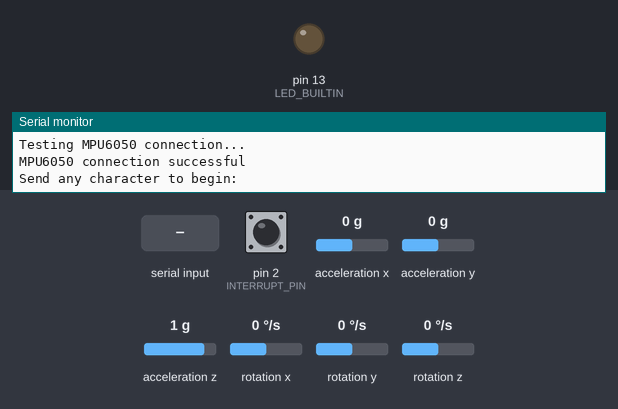
The sketch below on a simulated Arduino Uno, built with avr-gcc and run on an emulated ATmega328P. Parts: output pins drawn as LEDs (lit = HIGH), the last lines printed to the serial monitor. Inputs (shaded band) come from the test bench; at power-on: acceleration x 0 g, acceleration y 0 g, acceleration z 1 g, rotation z 0 °/s, pin 2 (INTERRUPT_PIN) LOW, rotation x 0 °/s, rotation y 0 °/s. The sensor or clock chip raises its interrupt line as the real part does.

Above: at 0.9 s.
1.0 s: "1\n" received over Serial
At 2.3 s:
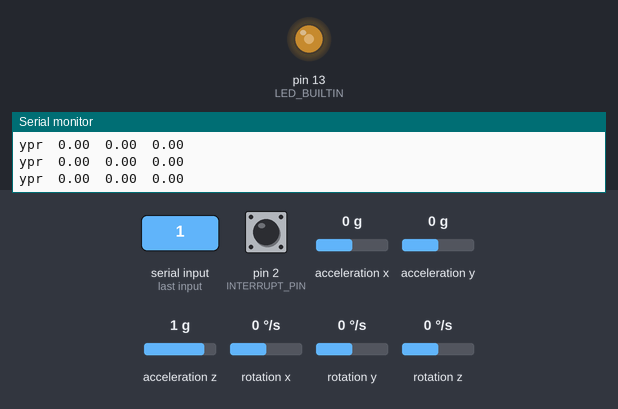
3.0 s: acceleration x set to -1.4 g
4.5 s: acceleration y set to -1.4 g
7.5 s: acceleration x set to 0 g
10.5 s: acceleration z set to -1.4 g
12.0 s: rotation z set to -192 °/s
Timing chart, 0 to 14.5 s (numbered marks = the images above; inputs shaded):
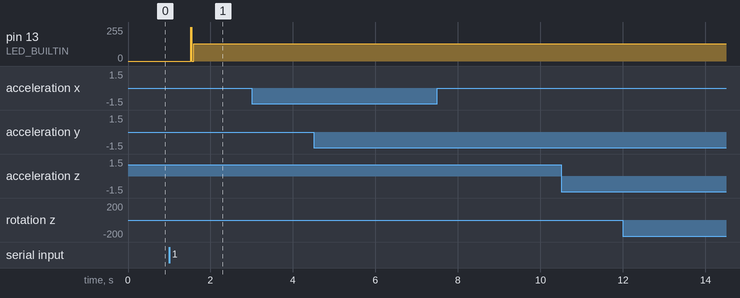

Measured:
- after the input at 1.0 s, pin 13 (LED_BUILTIN): 0/255 → 128/255 after 0.52 s

The sketch:

MPU6050_DMP6_example_library.ino
```cpp
/*
  MPU6050 DMP6

  Digital Motion Processor or DMP performs complex motion processing tasks.
  - Fuses the data from the accel, gyro, and external magnetometer if applied,
  compensating individual sensor noise and errors.
  - Detect specific types of motion without the need to continuously monitor
  raw sensor data with a microcontroller.
  - Reduce workload on the microprocessor.
  - Output processed data such as quaternions, Euler angles, and gravity vectors.

  The code includes an auto-calibration and offsets generator tasks. Different
  output formats available.

  This code is compatible with the teapot project by using the teapot output format.

  Circuit: In addition to connection 3.3v, GND, SDA, and SCL, this sketch
  depends on the MPU6050's INT pin being connected to the Arduino's
  external interrupt #0 pin.

  The teapot processing example may be broken due FIFO structure change if using DMP
  6.12 firmware version.

  Find the full MPU6050 library documentation here:
  https://github.com/ElectronicCats/mpu6050/wiki

*/

#include "I2Cdev.h"
#include "MPU6050_6Axis_MotionApps20.h"
//#include "MPU6050_6Axis_MotionApps612.h" // Uncomment this library to work with DMP 6.12 and comment on the above library.

/* MPU6050 default I2C address is 0x68*/
MPU6050 mpu;
//MPU6050 mpu(0x69); //Use for AD0 high
//MPU6050 mpu(0x68, &Wire1); //Use for AD0 low, but 2nd Wire (TWI/I2C) object.

/* OUTPUT FORMAT DEFINITION-------------------------------------------------------------------------------------------
- Use "OUTPUT_READABLE_QUATERNION" for quaternion commponents in [w, x, y, z] format. Quaternion does not
suffer from gimbal lock problems but is harder to parse or process efficiently on a remote host or software
environment like Processing.

- Use "OUTPUT_READABLE_EULER" for Euler angles (in degrees) output, calculated from the quaternions coming
from the FIFO. EULER ANGLES SUFFER FROM GIMBAL LOCK PROBLEM.

- Use "OUTPUT_READABLE_YAWPITCHROLL" for yaw/pitch/roll angles (in degrees) calculated from the quaternions
coming from the FIFO. THIS REQUIRES GRAVITY VECTOR CALCULATION.
YAW/PITCH/ROLL ANGLES SUFFER FROM GIMBAL LOCK PROBLEM.

- Use "OUTPUT_READABLE_REALACCEL" for acceleration components with gravity removed. The accel reference frame
is not compensated for orientation. +X will always be +X according to the sensor.

- Use "OUTPUT_READABLE_WORLDACCEL" for acceleration components with gravity removed and adjusted for the world
reference frame. Yaw is relative if there is no magnetometer present.

-  Use "OUTPUT_TEAPOT" for output that matches the InvenSense teapot demo.
-------------------------------------------------------------------------------------------------------------------------------*/
#define OUTPUT_READABLE_YAWPITCHROLL
//#define OUTPUT_READABLE_QUATERNION
//#define OUTPUT_READABLE_EULER
//#define OUTPUT_READABLE_REALACCEL
//#define OUTPUT_READABLE_WORLDACCEL
//#define OUTPUT_TEAPOT

int const INTERRUPT_PIN = 2;  // Define the interruption #0 pin
bool blinkState;

/*---MPU6050 Control/Status Variables---*/
bool DMPReady = false;  // Set true if DMP init was successful
uint8_t MPUIntStatus;   // Holds actual interrupt status byte from MPU
uint8_t devStatus;      // Return status after each device operation (0 = success, !0 = error)
uint16_t packetSize;    // Expected DMP packet size (default is 42 bytes)
uint8_t FIFOBuffer[64]; // FIFO storage buffer

/*---Orientation/Motion Variables---*/
Quaternion q;           // [w, x, y, z]         Quaternion container
VectorInt16 aa;         // [x, y, z]            Accel sensor measurements
VectorInt16 gy;         // [x, y, z]            Gyro sensor measurements
VectorInt16 aaReal;     // [x, y, z]            Gravity-free accel sensor measurements
VectorInt16 aaWorld;    // [x, y, z]            World-frame accel sensor measurements
VectorFloat gravity;    // [x, y, z]            Gravity vector
float euler[3];         // [psi, theta, phi]    Euler angle container
float ypr[3];           // [yaw, pitch, roll]   Yaw/Pitch/Roll container and gravity vector

/*-Packet structure for InvenSense teapot demo-*/
uint8_t teapotPacket[14] = { '$', 0x02, 0, 0, 0, 0, 0, 0, 0, 0, 0x00, 0x00, '\r', '\n' };

/*------Interrupt detection routine------*/
volatile bool MPUInterrupt = false;     // Indicates whether MPU6050 interrupt pin has gone high
void DMPDataReady() {
  MPUInterrupt = true;
}

void setup() {
  #if I2CDEV_IMPLEMENTATION == I2CDEV_ARDUINO_WIRE
    Wire.begin();
    Wire.setClock(400000); // 400kHz I2C clock. Comment on this line if having compilation difficulties
  #elif I2CDEV_IMPLEMENTATION == I2CDEV_BUILTIN_FASTWIRE
    Fastwire::setup(400, true);
  #endif

  Serial.begin(115200); //115200 is required for Teapot Demo output
  while (!Serial);

  /*Initialize device*/
  Serial.println(F("Initializing I2C devices..."));
  mpu.initialize();
  pinMode(INTERRUPT_PIN, INPUT);

  /*Verify connection*/
  Serial.println(F("Testing MPU6050 connection..."));
  if(mpu.testConnection() == false){
    Serial.println("MPU6050 connection failed");
    while(true);
  }
  else {
    Serial.println("MPU6050 connection successful");
  }

  /*Wait for Serial input*/
  Serial.println(F("\nSend any character to begin: "));
  while (Serial.available() && Serial.read()); // Empty buffer
  while (!Serial.available());                 // Wait for data
  while (Serial.available() && Serial.read()); // Empty buffer again

  /* Initializate and configure the DMP*/
  Serial.println(F("Initializing DMP..."));
  devStatus = mpu.dmpInitialize();


  //HERE, EITHER YOU SET THE OFFSETS IS THE CALLIBRATION HAS BEEN DONE BEFORE OR USEDCALIBRATE FUNCTIONS BELLOW
  /* Supply your gyro offsets here, scaled for min sensitivity */
//  mpu.setXGyroOffset(144);
//  mpu.setYGyroOffset(28);
//  mpu.setZGyroOffset(61);
//  mpu.setXAccelOffset(-272);
//  mpu.setYAccelOffset(-2003);
//  mpu.setZAccelOffset(580);

  /* Making sure it worked (returns 0 if so) */
  if (devStatus == 0) {
    mpu.CalibrateAccel(10);  // Calibration Time: generate offsets and calibrate our MPU6050
    mpu.CalibrateGyro(10);
    Serial.println("These are the Active offsets: ");
    mpu.PrintActiveOffsets();
    Serial.println(F("Enabling DMP..."));   //Turning ON DMP
    mpu.setDMPEnabled(true);

    /*Enable Arduino interrupt detection*/
    Serial.print(F("Enabling interrupt detection (Arduino external interrupt "));
    Serial.print(digitalPinToInterrupt(INTERRUPT_PIN));
    Serial.println(F(")..."));
    attachInterrupt(digitalPinToInterrupt(INTERRUPT_PIN), DMPDataReady, RISING);
    MPUIntStatus = mpu.getIntStatus();

    /* Set the DMP Ready flag so the main loop() function knows it is okay to use it */
    Serial.println(F("DMP ready! Waiting for first interrupt..."));
    DMPReady = true;
    packetSize = mpu.dmpGetFIFOPacketSize(); //Get expected DMP packet size for later comparison
  }
  else {
    Serial.print(F("DMP Initialization failed (code ")); //Print the error code
    Serial.print(devStatus);
    Serial.println(F(")"));
    // 1 = initial memory load failed
    // 2 = DMP configuration updates failed
  }
  pinMode(LED_BUILTIN, OUTPUT);
}

void loop() {
  if (!DMPReady) return; // Stop the program if DMP programming fails.

  /* Read a packet from FIFO */
  if (mpu.dmpGetCurrentFIFOPacket(FIFOBuffer)) { // Get the Latest packet
    #ifdef OUTPUT_READABLE_YAWPITCHROLL
      /* Display Euler angles in degrees */
      mpu.dmpGetQuaternion(&q, FIFOBuffer);
      mpu.dmpGetGravity(&gravity, &q);
      mpu.dmpGetYawPitchRoll(ypr, &q, &gravity);
      Serial.print("ypr\t");
      Serial.print(ypr[0] * 180/M_PI);
      Serial.print("\t");
      Serial.print(ypr[1] * 180/M_PI);
      Serial.print("\t");
      Serial.println(ypr[2] * 180/M_PI);
    #endif

    #ifdef OUTPUT_READABLE_QUATERNION
      /* Display Quaternion values in easy matrix form: [w, x, y, z] */
      mpu.dmpGetQuaternion(&q, FIFOBuffer);
      Serial.print("quat\t");
      Serial.print(q.w);
      Serial.print("\t");
      Serial.print(q.x);
      Serial.print("\t");
      Serial.print(q.y);
      Serial.print("\t");
      Serial.println(q.z);
    #endif

    #ifdef OUTPUT_READABLE_EULER
      /* Display Euler angles in degrees */
      mpu.dmpGetQuaternion(&q, FIFOBuffer);
      mpu.dmpGetEuler(euler, &q);
      Serial.print("euler\t");
      Serial.print(euler[0] * 180/M_PI);
      Serial.print("\t");
      Serial.print(euler[1] * 180/M_PI);
      Serial.print("\t");
      Serial.println(euler[2] * 180/M_PI);
    #endif

    #ifdef OUTPUT_READABLE_REALACCEL
      /* Display real acceleration, adjusted to remove gravity */
      mpu.dmpGetQuaternion(&q, FIFOBuffer);
      mpu.dmpGetAccel(&aa, FIFOBuffer);
      mpu.dmpGetGravity(&gravity, &q);
      mpu.dmpGetLinearAccel(&aaReal, &aa, &gravity);
      Serial.print("areal\t");
      Serial.print(aaReal.x);
      Serial.print("\t");
      Serial.print(aaReal.y);
      Serial.print("\t");
      Serial.println(aaReal.z);
    #endif

    #ifdef OUTPUT_READABLE_WORLDACCEL
      /* Display initial world-frame acceleration, adjusted to remove gravity
      and rotated based on known orientation from Quaternion */
      mpu.dmpGetQuaternion(&q, FIFOBuffer);
      mpu.dmpGetAccel(&aa, FIFOBuffer);
      mpu.dmpGetGravity(&gravity, &q);
      mpu.dmpGetLinearAccel(&aaReal, &aa, &gravity);
      mpu.dmpGetLinearAccelInWorld(&aaWorld, &aaReal, &q);
      Serial.print("aworld\t");
      Serial.print(aaWorld.x);
      Serial.print("\t");
      Serial.print(aaWorld.y);
      Serial.print("\t");
      Serial.println(aaWorld.z);
    #endif

    #ifdef OUTPUT_TEAPOT
      /* Display quaternion values in InvenSense Teapot demo format */
      teapotPacket[2] = FIFOBuffer[0];
      teapotPacket[3] = FIFOBuffer[1];
      teapotPacket[4] = FIFOBuffer[4];
      teapotPacket[5] = FIFOBuffer[5];
      teapotPacket[6] = FIFOBuffer[8];
      teapotPacket[7] = FIFOBuffer[9];
      teapotPacket[8] = FIFOBuffer[12];
      teapotPacket[9] = FIFOBuffer[13];
      Serial.write(teapotPacket, 14);
      teapotPacket[11]++; // PacketCount, loops at 0xFF on purpose
     #endif

  /* Blink LED to indicate activity */
  blinkState = !blinkState;
  digitalWrite(LED_BUILTIN, blinkState);
  }
}
```
